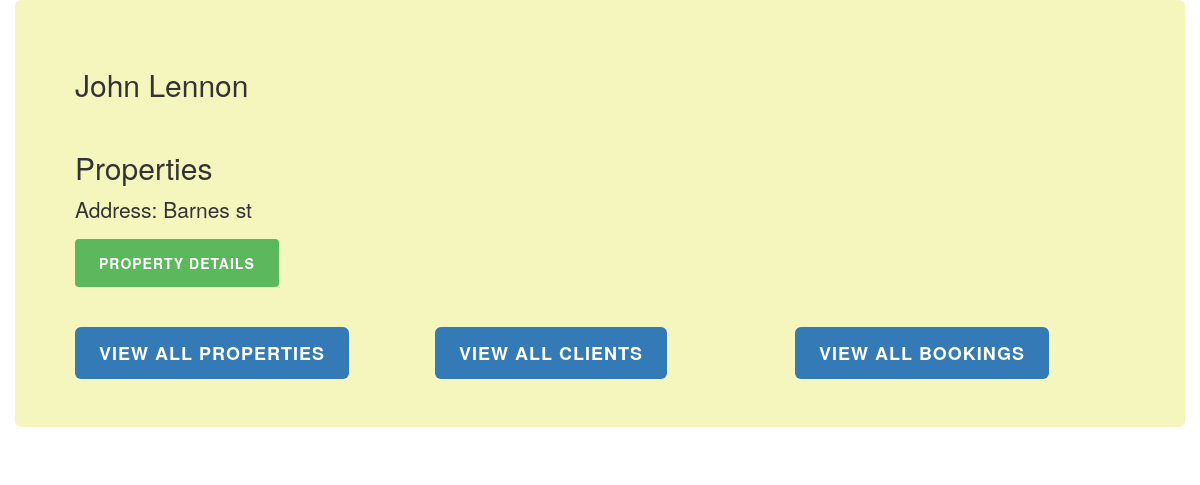
/ptb/clients/1/properties/, run on the app's committed database.
### ptb/models.py (models this page shows, shortened)
class Client(models.Model):
    first_name = models.CharField(max_length=30)
    last_name = models.CharField(max_length=30)
    email = models.EmailField()

class Property(models.Model):
    owner = models.ForeignKey(Client, on_delete=models.CASCADE)
    address = models.CharField(max_length=200)
    pet_friendly = models.BooleanField(blank=False)
    bathrooms = models.PositiveIntegerField(blank=False)
    bedrooms = models.PositiveIntegerField(blank=False)

### ptb/views.py (the view)
# urls.py: url(r'^clients/(?P<num>[0-9]+)/properties/$', views.client_properties, name='properties'),
def client_properties(request, num):
    client = Client.objects.get(id=num)
    properties = Property.objects.filter(owner=client)
    return render(request, 'ptb/client_properties.html', { 'properties': properties, 'client': client})

### ptb/templates/ptb/client_properties.html (shortened to what this page needs)
{% extends "./base.html" %}
{% block content %}
  <h2> {{ client.first_name }} {{ client.last_name }} </h2> <br>
  {% if not properties %}
    <h2> This client has no properties yet</h2>
  {% else %}
  <h2> Properties </h2>
    {% for property in properties %}
      <div>
        <p> Address: {{ property.address }} </p>
        <form action="{% url 'ptb:property_info' property.id %}" method="get"> {% csrf_token %}
          <button type="submit" class="btn btn-md btn-success"> Property Details </button>
        </form>
      </div>
    {% endfor %}
  {% endif %}
{% endblock %}

### ptb/static/ptb/style.css (style rules this page uses)
.btn { padding: 14px 24px; border: 0 none; font-weight: 700; letter-spacing: 1px; text-transform: uppercase; }

### data on the page
Client: first_name "John", last_name "Lennon"
Property: address "Barnes st"
